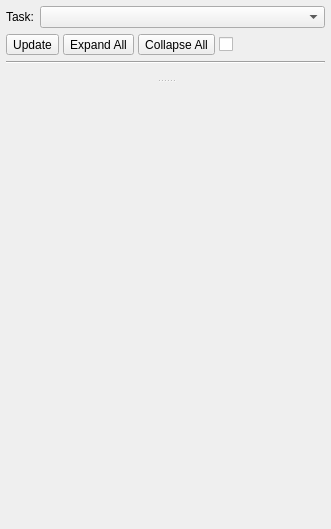
<?xml version="1.0" encoding="UTF-8"?>
<ui version="4.0">
 <class>SceneGraphFrame</class>
 <widget class="QWidget" name="SceneGraphFrame">
  <property name="geometry">
   <rect>
    <x>0</x>
    <y>0</y>
    <width>331</width>
    <height>529</height>
   </rect>
  </property>
  <property name="windowTitle">
   <string>Form</string>
  </property>
  <property name="whatsThis">
   <string>The scene graph frame displays and grants access to the scene graph of a task.
It is separated in a header area, where you can select the task to show the scene graph from, the scene graph area in the center, where you can explore the single nodes of the graph, and the property area at the bottom, where you can inspect and change properties of selected nodes in the scene graph.</string>
  </property>
  <layout class="QVBoxLayout" name="verticalLayout_2">
   <property name="margin">
    <number>0</number>
   </property>
   <item>
    <widget class="QWidget" name="headerWidget" native="true">
     <layout class="QVBoxLayout" name="verticalLayout">
      <property name="leftMargin">
       <number>6</number>
      </property>
      <property name="topMargin">
       <number>6</number>
      </property>
      <property name="rightMargin">
       <number>6</number>
      </property>
      <property name="bottomMargin">
       <number>0</number>
      </property>
      <item>
       <layout class="QHBoxLayout" name="headerLayout">
        <item>
         <widget class="QLabel" name="taskLabel">
          <property name="text">
           <string>Task:</string>
          </property>
         </widget>
        </item>
        <item>
         <widget class="QComboBox" name="taskComboBox">
          <property name="sizePolicy">
           <sizepolicy hsizetype="MinimumExpanding" vsizetype="Fixed">
            <horstretch>0</horstretch>
            <verstretch>0</verstretch>
           </sizepolicy>
          </property>
          <property name="whatsThis">
           <string>Select the task to display a scene graph from.
Currently only spark server thread scene graphs can be displayed.</string>
          </property>
         </widget>
        </item>
       </layout>
      </item>
      <item>
       <widget class="QWidget" name="toolButtonWidget" native="true">
        <layout class="QHBoxLayout" name="horizontalLayout">
         <property name="spacing">
          <number>4</number>
         </property>
         <property name="margin">
          <number>0</number>
         </property>
         <item>
          <widget class="QToolButton" name="updateButton">
           <property name="toolTip">
            <string>Update all</string>
           </property>
           <property name="whatsThis">
            <string>Update the whole scene graph.</string>
           </property>
           <property name="text">
            <string>Update</string>
           </property>
           <property name="icon">
            <iconset resource="../../imageresources.qrc">
             <normaloff>:/arrow_refresh</normaloff>:/arrow_refresh</iconset>
           </property>
          </widget>
         </item>
         <item>
          <widget class="QToolButton" name="expandButton">
           <property name="toolTip">
            <string>Expand all</string>
           </property>
           <property name="whatsThis">
            <string>Expands all scene graph nodes.</string>
           </property>
           <property name="text">
            <string>Expand All</string>
           </property>
           <property name="icon">
            <iconset resource="../../imageresources.qrc">
             <normaloff>:/arrow_expand</normaloff>:/arrow_expand</iconset>
           </property>
          </widget>
         </item>
         <item>
          <widget class="QToolButton" name="collapseButton">
           <property name="toolTip">
            <string>Collapse all</string>
           </property>
           <property name="whatsThis">
            <string>Collapses all scene graph nodes.</string>
           </property>
           <property name="text">
            <string>Collapse All</string>
           </property>
           <property name="icon">
            <iconset resource="../../imageresources.qrc">
             <normaloff>:/arrow_collapse</normaloff>:/arrow_collapse</iconset>
           </property>
          </widget>
         </item>
         <item>
          <widget class="QCheckBox" name="updateCheckBox">
           <property name="toolTip">
            <string>Automatic update On/Off</string>
           </property>
           <property name="whatsThis">
            <string>&lt;!DOCTYPE HTML PUBLIC &quot;-//W3C//DTD HTML 4.0//EN&quot; &quot;http://www.w3.org/TR/REC-html40/strict.dtd&quot;&gt;
&lt;html&gt;&lt;head&gt;&lt;meta name=&quot;qrichtext&quot; content=&quot;1&quot; /&gt;&lt;style type=&quot;text/css&quot;&gt;
p, li { white-space: pre-wrap; }
&lt;/style&gt;&lt;/head&gt;&lt;body style=&quot; font-family:'MS Shell Dlg 2'; font-size:8.25pt; font-weight:400; font-style:normal;&quot;&gt;
&lt;p style=&quot; margin-top:0px; margin-bottom:0px; margin-left:0px; margin-right:0px; -qt-block-indent:0; text-indent:0px;&quot;&gt;&lt;span style=&quot; font-size:8pt;&quot;&gt;Activates or deactivates automatic updating of the whole scene graph.&lt;/span&gt;&lt;/p&gt;&lt;/body&gt;&lt;/html&gt;</string>
           </property>
           <property name="text">
            <string/>
           </property>
           <property name="icon">
            <iconset resource="../../imageresources.qrc">
             <normaloff>:/alarm</normaloff>:/alarm</iconset>
           </property>
          </widget>
         </item>
         <item>
          <spacer name="horizontalSpacer">
           <property name="orientation">
            <enum>Qt::Horizontal</enum>
           </property>
           <property name="sizeHint" stdset="0">
            <size>
             <width>189</width>
             <height>20</height>
            </size>
           </property>
          </spacer>
         </item>
        </layout>
       </widget>
      </item>
      <item>
       <widget class="Line" name="line">
        <property name="orientation">
         <enum>Qt::Horizontal</enum>
        </property>
       </widget>
      </item>
     </layout>
    </widget>
   </item>
   <item>
    <widget class="QWidget" name="contentWidget" native="true">
     <layout class="QVBoxLayout" name="verticalLayout_3">
      <item>
       <widget class="QSplitter" name="contentSplitter">
        <property name="orientation">
         <enum>Qt::Vertical</enum>
        </property>
        <widget class="QStackedWidget" name="stackedWidget">
         <property name="lineWidth">
          <number>0</number>
         </property>
         <widget class="QWidget" name="page"/>
         <widget class="QWidget" name="page_2"/>
        </widget>
        <widget class="SceneGraphFrameUtil::PropertyFrame" name="propertyFrame">
         <property name="whatsThis">
          <string/>
         </property>
         <property name="frameShape">
          <enum>QFrame::NoFrame</enum>
         </property>
         <property name="frameShadow">
          <enum>QFrame::Plain</enum>
         </property>
         <property name="lineWidth">
          <number>0</number>
         </property>
        </widget>
       </widget>
      </item>
     </layout>
    </widget>
   </item>
  </layout>
 </widget>
 <customwidgets>
  <customwidget>
   <class>SceneGraphFrameUtil::PropertyFrame</class>
   <extends>QFrame</extends>
   <header>scenegraphframe_propertyframe.h</header>
   <container>1</container>
  </customwidget>
 </customwidgets>
 <resources>
  <include location="../../imageresources.qrc"/>
 </resources>
 <connections>
  <connection>
   <sender>expandButton</sender>
   <signal>clicked()</signal>
   <receiver>SceneGraphFrame</receiver>
   <slot>expandAll()</slot>
   <hints>
    <hint type="sourcelabel">
     <x>44</x>
     <y>48</y>
    </hint>
    <hint type="destinationlabel">
     <x>-1</x>
     <y>36</y>
    </hint>
   </hints>
  </connection>
  <connection>
   <sender>collapseButton</sender>
   <signal>clicked()</signal>
   <receiver>SceneGraphFrame</receiver>
   <slot>collapseAll()</slot>
   <hints>
    <hint type="sourcelabel">
     <x>63</x>
     <y>43</y>
    </hint>
    <hint type="destinationlabel">
     <x>0</x>
     <y>66</y>
    </hint>
   </hints>
  </connection>
  <connection>
   <sender>updateButton</sender>
   <signal>clicked()</signal>
   <receiver>SceneGraphFrame</receiver>
   <slot>updateData()</slot>
   <hints>
    <hint type="sourcelabel">
     <x>20</x>
     <y>49</y>
    </hint>
    <hint type="destinationlabel">
     <x>-6</x>
     <y>27</y>
    </hint>
   </hints>
  </connection>
  <connection>
   <sender>updateCheckBox</sender>
   <signal>clicked(bool)</signal>
   <receiver>SceneGraphFrame</receiver>
   <slot>toggleTimer(bool)</slot>
   <hints>
    <hint type="sourcelabel">
     <x>93</x>
     <y>46</y>
    </hint>
    <hint type="destinationlabel">
     <x>334</x>
     <y>38</y>
    </hint>
   </hints>
  </connection>
  <connection>
   <sender>taskComboBox</sender>
   <signal>currentIndexChanged(int)</signal>
   <receiver>SceneGraphFrame</receiver>
   <slot>chooseTask(int)</slot>
   <hints>
    <hint type="sourcelabel">
     <x>300</x>
     <y>23</y>
    </hint>
    <hint type="destinationlabel">
     <x>333</x>
     <y>11</y>
    </hint>
   </hints>
  </connection>
 </connections>
 <slots>
  <slot>chooseTask(int)</slot>
  <slot>collapseAll()</slot>
  <slot>expandAll()</slot>
  <slot>updateData()</slot>
  <slot>toggleTimer(bool)</slot>
 </slots>
</ui>
